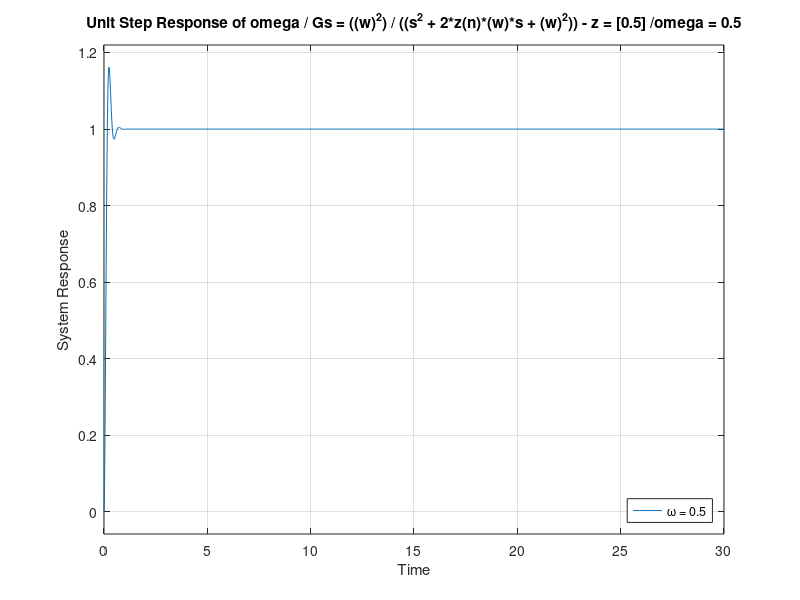

This chart was generated by the following MATLAB code:
%% Part iv -
s = tf('s'); % Later create other transfer functions in terms of s
w = [0.5, 1, 3, 15];
z = 0.5; % tau?s are put into a vector.
tfinal = 30; % Play with sim. end time to find best fit
figure % Initiate a new figure.
hold; % Hold plotting until several plots are put into the same figure.

% Use a ?for loop? to find the step response for each tau:
% Note: Don?t use i or j as loop index, they are reserved for square root of -1.
for n = 1:4
    Gs = w(n)^2 / ((s^2 + 2*z*w(n)*s + w(n)^2)) % Define the transfer function.
    step(Gs, tfinal)      % Generate the step response.
end
a=1;b=2;
hold; % Release the plot hold.
      % For adding title, axes labels and legend:
title('Unit Step Response of omega / Gs = ((w)^2) / ((s^2 + 2*z(n)*(w)*s + (w)^2)) - z = [0.5] /omega = 0.5' )
xlabel('Time')
ylabel('System Response')
legend('\omega = 0.5', '\omega = 1', '\omega = 3', '\omega = 15',...
    'location', 'southeast')